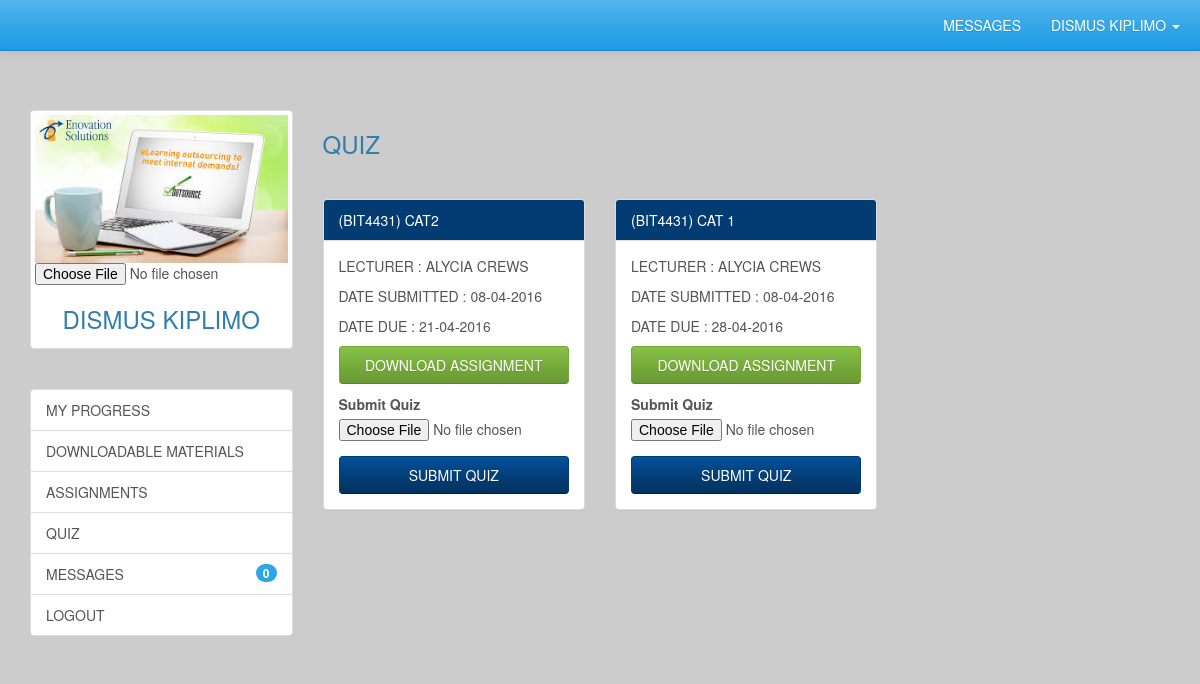
The app's page /quiz.php (signed in) with its own data.
### tables this page shows
CREATE TABLE IF NOT EXISTS `quiz` (
`id` int(11) NOT NULL,
  `quizName` varchar(50) NOT NULL,
  `courseId` int(11) NOT NULL,
  `unitCode` varchar(50) NOT NULL,
  `teacherId` int(11) NOT NULL,
  `filePath` varchar(150) NOT NULL,
  `dateSubmitted` datetime NOT NULL DEFAULT CURRENT_TIMESTAMP,
  `dateDue` datetime NOT NULL
);

CREATE TABLE IF NOT EXISTS `teachers` (
`id` int(11) NOT NULL,
  `fname` varchar(50) NOT NULL,
  `lname` varchar(50) NOT NULL,
  `gender` enum('MALE','FEMALE') NOT NULL DEFAULT 'MALE',
  `courseToTeach` int(11) NOT NULL,
  `title` varchar(20) NOT NULL,
  `username` varchar(50) NOT NULL,
  `password` varchar(50) NOT NULL,
  `status` enum('VERIFIED','UNVERIFIED') NOT NULL DEFAULT 'UNVERIFIED',
  `image` varchar(150) NOT NULL
);

### quiz.php (the view, shortened to what this page needs)
<?php
	require_once 'includes/core.inc.php';
?>
<?php require_once 'includes/header.inc.php';?>
<div class = "container">
	<div class = "row" style = "margin-top:60px;">
		<?php require_once 'includes/studentSidebar.php';?>
		<div class = "col-lg-9">
			<h3>QUIZ</h3>
			<p><?php echo $msg; ?>&nbsp;</p>
			<div class = "row">
				<?php
					$query = 'SELECT quiz.quizName, quiz.unitCode, quiz.dateSubmitted, quiz.dateDue, quiz.filePath, quiz.teacherId,
					                 units.unitName, teachers.fname, teachers.lname
							  FROM quiz
							  LEFT JOIN units
							  ON quiz.unitCode = units.unitCode
							  LEFT join teachers
							  ON quiz.teacherId = teachers.id
							  WHERE quiz.courseId = ?
							  ORDER BY quiz.dateSubmitted DESC';
					$statement = $conn->prepare($query);
					$statement->bind_param('s', $studentDetails['course']);
					if($statement->execute()){
						$statement->store_result();
						if($statement->num_rows > 0){
							$statement->bind_result($quizName, $unitCode, $dateSubmitted, $dateDue, $filePath, $teacherId, $unitName, $fname, $lname);
							$data = '';
							while($statement->fetch()){
								$heading = '(' . $unitCode . ') ' . $quizName;
								$data .= '<div class = "col-lg-4">
											<div class = "panel panel-info">
												<div class = "panel-heading">' . $heading . ' </div>
												<div class = "panel-body">
													<p>LECTURER : ' . strtoupper($fname . ' ' . $lname) . '</p>
													<p>DATE SUBMITTED : ' . date('d-m-Y', strtotime($dateSubmitted)) . '</p>
													<p>DATE DUE : ' . date('d-m-Y', strtotime($dateDue)) . '</p>
													<p>
														<a href = "download.php?file=' . $filePath . '&name=' . $heading . ' QUIZ" class = "btn btn-success btn-block quiz">DOWNLOAD ASSIGNMENT</a>
													</p>
													<form action = "" method = "POST" enctype = "multipart/form-data">
														<div class = "form-group">
															<label>Submit Quiz</label>
															<input type = "file" required name = "quiz" accept = "application/msword, application/pdf, application/vnd.openxmlformats-officedocument.wordprocessingml.document.docx" />
															<input type = "hidden" name = "studentId" value = "' . $studentDetails['id'] . '" />
															<input type = "hidden" name = "courseId" value = "' . $studentDetails['course'] . '" />
															<input type = "hidden" name = "teacherId" value = "' . $teacherId . '" />
															<input type = "hidden" name = "quizName" value = "' . $heading . '" />
														</div>
														<button type = "submit" name = "submitQuiz" class = "btn btn-info btn-block submitQuiz">SUBMIT QUIZ</button>
													</form>
												</div>
											</div>
										</div>';
							}
							echo $data;
						}
						else{
							echo '<div class = "col-lg-12"><h4>No quiz yet</h4>';
						}
					}
				?>
			</div>
		</div>
	</div>
</div>
<?php require_once 'includes/default_footer.inc.php';?>

### css/custom-styles.css (style rules this page uses)
body { padding-top:50px; background-color: #cccccc; }

### records on screen
quiz: heading "(BIT4431) CAT2", teacherId.lname "ALYCIA CREWS", dateSubmitted "08-04-2016", dateDue "21-04-2016"
quiz: heading "(BIT4431) CAT 1", teacherId.lname "ALYCIA CREWS", dateSubmitted "08-04-2016", dateDue "28-04-2016"

### other values on screen
$studentDetails['fullName'] "DISMUS KIPLIMO"
$rows "0"
